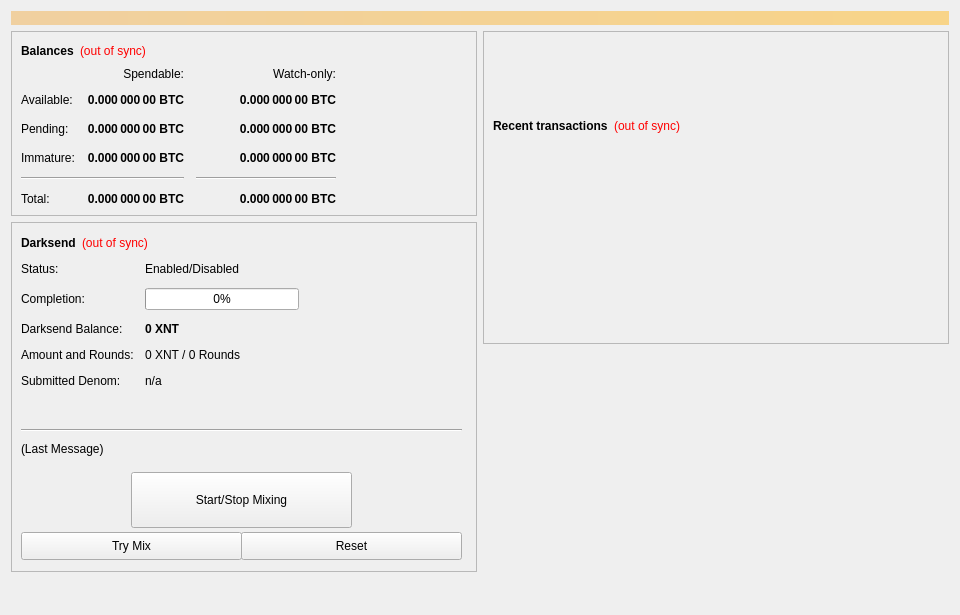
<?xml version="1.0" encoding="UTF-8"?>
<ui version="4.0">
 <class>OverviewPage</class>
 <widget class="QWidget" name="OverviewPage">
  <property name="geometry">
   <rect>
    <x>0</x>
    <y>0</y>
    <width>960</width>
    <height>615</height>
   </rect>
  </property>
  <property name="minimumSize">
   <size>
    <width>960</width>
    <height>0</height>
   </size>
  </property>
  <property name="windowTitle">
   <string>Form</string>
  </property>
  <layout class="QVBoxLayout" name="topLayout">
   <item>
    <widget class="QLabel" name="labelAlerts">
     <property name="visible">
      <bool>false</bool>
     </property>
     <property name="styleSheet">
      <string notr="true">background-color: qlineargradient(x1: 0, y1: 0, x2: 1, y2: 0, stop:0 #F0D0A0, stop:1 #F8D488); color:#000000;</string>
     </property>
     <property name="wordWrap">
      <bool>true</bool>
     </property>
     <property name="margin">
      <number>3</number>
     </property>
    </widget>
   </item>
   <item>
    <layout class="QHBoxLayout" name="horizontalLayout" stretch="1,1">
     <item>
      <layout class="QVBoxLayout" name="verticalLayout_2">
       <item>
        <widget class="QFrame" name="frame">
         <property name="frameShape">
          <enum>QFrame::StyledPanel</enum>
         </property>
         <property name="frameShadow">
          <enum>QFrame::Raised</enum>
         </property>
         <layout class="QVBoxLayout" name="verticalLayout_4">
          <item>
           <layout class="QHBoxLayout" name="horizontalLayout_4">
            <item>
             <widget class="QLabel" name="label_5">
              <property name="font">
               <font>
                <weight>75</weight>
                <bold>true</bold>
               </font>
              </property>
              <property name="text">
               <string>Balances</string>
              </property>
             </widget>
            </item>
            <item>
             <widget class="QLabel" name="labelWalletStatus">
              <property name="cursor">
               <cursorShape>WhatsThisCursor</cursorShape>
              </property>
              <property name="toolTip">
               <string>The displayed information may be out of date. Your wallet automatically synchronizes with the XNT network after a connection is established, but this process has not completed yet.</string>
              </property>
              <property name="styleSheet">
               <string notr="true">QLabel { color: red; }</string>
              </property>
              <property name="text">
               <string notr="true">(out of sync)</string>
              </property>
              <property name="alignment">
               <set>Qt::AlignLeading|Qt::AlignLeft|Qt::AlignVCenter</set>
              </property>
             </widget>
            </item>
            <item>
             <spacer name="horizontalSpacer_3">
              <property name="orientation">
               <enum>Qt::Horizontal</enum>
              </property>
              <property name="sizeHint" stdset="0">
               <size>
                <width>40</width>
                <height>20</height>
               </size>
              </property>
             </spacer>
            </item>
           </layout>
          </item>
          <item>
           <layout class="QGridLayout" name="gridLayout">
            <property name="spacing">
             <number>12</number>
            </property>
            <item row="2" column="2">
             <widget class="QLabel" name="labelWatchPending">
              <property name="font">
               <font>
                <weight>75</weight>
                <bold>true</bold>
               </font>
              </property>
              <property name="cursor">
               <cursorShape>IBeamCursor</cursorShape>
              </property>
              <property name="toolTip">
               <string>Unconfirmed transactions to watch-only addresses</string>
              </property>
              <property name="text">
               <string notr="true">0.000 000 00 BTC</string>
              </property>
              <property name="alignment">
               <set>Qt::AlignRight|Qt::AlignTrailing|Qt::AlignVCenter</set>
              </property>
              <property name="textInteractionFlags">
               <set>Qt::LinksAccessibleByMouse|Qt::TextSelectableByKeyboard|Qt::TextSelectableByMouse</set>
              </property>
             </widget>
            </item>
            <item row="2" column="1">
             <widget class="QLabel" name="labelUnconfirmed">
              <property name="font">
               <font>
                <weight>75</weight>
                <bold>true</bold>
               </font>
              </property>
              <property name="cursor">
               <cursorShape>IBeamCursor</cursorShape>
              </property>
              <property name="toolTip">
               <string>Total of transactions that have yet to be confirmed, and do not yet count toward the spendable balance</string>
              </property>
              <property name="text">
               <string notr="true">0.000 000 00 BTC</string>
              </property>
              <property name="alignment">
               <set>Qt::AlignRight|Qt::AlignTrailing|Qt::AlignVCenter</set>
              </property>
              <property name="textInteractionFlags">
               <set>Qt::LinksAccessibleByMouse|Qt::TextSelectableByKeyboard|Qt::TextSelectableByMouse</set>
              </property>
             </widget>
            </item>
            <item row="3" column="2">
             <widget class="QLabel" name="labelWatchImmature">
              <property name="font">
               <font>
                <weight>75</weight>
                <bold>true</bold>
               </font>
              </property>
              <property name="cursor">
               <cursorShape>IBeamCursor</cursorShape>
              </property>
              <property name="toolTip">
               <string>Staked or masternode rewards in watch-only addresses that has not yet matured</string>
              </property>
              <property name="text">
               <string notr="true">0.000 000 00 BTC</string>
              </property>
              <property name="alignment">
               <set>Qt::AlignRight|Qt::AlignTrailing|Qt::AlignVCenter</set>
              </property>
              <property name="textInteractionFlags">
               <set>Qt::LinksAccessibleByMouse|Qt::TextSelectableByKeyboard|Qt::TextSelectableByMouse</set>
              </property>
             </widget>
            </item>
            <item row="4" column="0" colspan="2">
             <widget class="Line" name="lineSpendableBalance">
              <property name="orientation">
               <enum>Qt::Horizontal</enum>
              </property>
             </widget>
            </item>
            <item row="4" column="2">
             <widget class="Line" name="lineWatchBalance">
              <property name="sizePolicy">
               <sizepolicy hsizetype="Preferred" vsizetype="Fixed">
                <horstretch>0</horstretch>
                <verstretch>0</verstretch>
               </sizepolicy>
              </property>
              <property name="minimumSize">
               <size>
                <width>140</width>
                <height>0</height>
               </size>
              </property>
              <property name="orientation">
               <enum>Qt::Horizontal</enum>
              </property>
             </widget>
            </item>
            <item row="5" column="0">
             <widget class="QLabel" name="labelTotalText">
              <property name="text">
               <string>Total:</string>
              </property>
             </widget>
            </item>
            <item row="3" column="1">
             <widget class="QLabel" name="labelImmature">
              <property name="font">
               <font>
                <weight>75</weight>
                <bold>true</bold>
               </font>
              </property>
              <property name="cursor">
               <cursorShape>IBeamCursor</cursorShape>
              </property>
              <property name="toolTip">
               <string>Staked or masternode rewards that has not yet matured</string>
              </property>
              <property name="text">
               <string notr="true">0.000 000 00 BTC</string>
              </property>
              <property name="alignment">
               <set>Qt::AlignRight|Qt::AlignTrailing|Qt::AlignVCenter</set>
              </property>
              <property name="textInteractionFlags">
               <set>Qt::LinksAccessibleByMouse|Qt::TextSelectableByKeyboard|Qt::TextSelectableByMouse</set>
              </property>
             </widget>
            </item>
            <item row="2" column="3">
             <spacer name="horizontalSpacer_2">
              <property name="orientation">
               <enum>Qt::Horizontal</enum>
              </property>
              <property name="sizeHint" stdset="0">
               <size>
                <width>40</width>
                <height>20</height>
               </size>
              </property>
             </spacer>
            </item>
            <item row="3" column="0">
             <widget class="QLabel" name="labelImmatureText">
              <property name="text">
               <string>Immature:</string>
              </property>
             </widget>
            </item>
            <item row="5" column="1">
             <widget class="QLabel" name="labelTotal">
              <property name="font">
               <font>
                <weight>75</weight>
                <bold>true</bold>
               </font>
              </property>
              <property name="cursor">
               <cursorShape>IBeamCursor</cursorShape>
              </property>
              <property name="toolTip">
               <string>Your current total balance</string>
              </property>
              <property name="text">
               <string notr="true">0.000 000 00 BTC</string>
              </property>
              <property name="alignment">
               <set>Qt::AlignRight|Qt::AlignTrailing|Qt::AlignVCenter</set>
              </property>
              <property name="textInteractionFlags">
               <set>Qt::LinksAccessibleByMouse|Qt::TextSelectableByKeyboard|Qt::TextSelectableByMouse</set>
              </property>
             </widget>
            </item>
            <item row="5" column="2">
             <widget class="QLabel" name="labelWatchTotal">
              <property name="font">
               <font>
                <weight>75</weight>
                <bold>true</bold>
               </font>
              </property>
              <property name="cursor">
               <cursorShape>IBeamCursor</cursorShape>
              </property>
              <property name="toolTip">
               <string>Current total balance in watch-only addresses</string>
              </property>
              <property name="text">
               <string notr="true">0.000 000 00 BTC</string>
              </property>
              <property name="alignment">
               <set>Qt::AlignRight|Qt::AlignTrailing|Qt::AlignVCenter</set>
              </property>
              <property name="textInteractionFlags">
               <set>Qt::LinksAccessibleByMouse|Qt::TextSelectableByKeyboard|Qt::TextSelectableByMouse</set>
              </property>
             </widget>
            </item>
            <item row="0" column="2">
             <widget class="QLabel" name="labelWatchonly">
              <property name="text">
               <string>Watch-only:</string>
              </property>
              <property name="alignment">
               <set>Qt::AlignRight|Qt::AlignTrailing|Qt::AlignVCenter</set>
              </property>
             </widget>
            </item>
            <item row="1" column="0">
             <widget class="QLabel" name="labelBalanceText">
              <property name="text">
               <string>Available:</string>
              </property>
             </widget>
            </item>
            <item row="1" column="1">
             <widget class="QLabel" name="labelBalance">
              <property name="font">
               <font>
                <weight>75</weight>
                <bold>true</bold>
               </font>
              </property>
              <property name="cursor">
               <cursorShape>IBeamCursor</cursorShape>
              </property>
              <property name="toolTip">
               <string>Your current spendable balance</string>
              </property>
              <property name="text">
               <string notr="true">0.000 000 00 BTC</string>
              </property>
              <property name="alignment">
               <set>Qt::AlignRight|Qt::AlignTrailing|Qt::AlignVCenter</set>
              </property>
              <property name="textInteractionFlags">
               <set>Qt::LinksAccessibleByMouse|Qt::TextSelectableByKeyboard|Qt::TextSelectableByMouse</set>
              </property>
             </widget>
            </item>
            <item row="1" column="2">
             <widget class="QLabel" name="labelWatchAvailable">
              <property name="font">
               <font>
                <weight>75</weight>
                <bold>true</bold>
               </font>
              </property>
              <property name="cursor">
               <cursorShape>IBeamCursor</cursorShape>
              </property>
              <property name="toolTip">
               <string>Your current balance in watch-only addresses</string>
              </property>
              <property name="text">
               <string notr="true">0.000 000 00 BTC</string>
              </property>
              <property name="alignment">
               <set>Qt::AlignRight|Qt::AlignTrailing|Qt::AlignVCenter</set>
              </property>
              <property name="textInteractionFlags">
               <set>Qt::LinksAccessibleByMouse|Qt::TextSelectableByKeyboard|Qt::TextSelectableByMouse</set>
              </property>
             </widget>
            </item>
            <item row="2" column="0">
             <widget class="QLabel" name="labelPendingText">
              <property name="text">
               <string>Pending:</string>
              </property>
             </widget>
            </item>
            <item row="0" column="1">
             <widget class="QLabel" name="labelSpendable">
              <property name="text">
               <string>Spendable:</string>
              </property>
              <property name="alignment">
               <set>Qt::AlignRight|Qt::AlignTrailing|Qt::AlignVCenter</set>
              </property>
             </widget>
            </item>
           </layout>
          </item>
         </layout>
        </widget>
       </item>
       <item>
        <widget class="QFrame" name="frameDarksend">
         <property name="minimumSize">
          <size>
           <width>0</width>
           <height>350</height>
          </size>
         </property>
         <property name="layoutDirection">
          <enum>Qt::LeftToRight</enum>
         </property>
         <property name="frameShape">
          <enum>QFrame::StyledPanel</enum>
         </property>
         <property name="frameShadow">
          <enum>QFrame::Raised</enum>
         </property>
         <widget class="QWidget" name="formLayoutWidget">
          <property name="geometry">
           <rect>
            <x>10</x>
            <y>40</y>
            <width>451</width>
            <height>161</height>
           </rect>
          </property>
          <layout class="QFormLayout" name="formLayout">
           <property name="fieldGrowthPolicy">
            <enum>QFormLayout::AllNonFixedFieldsGrow</enum>
           </property>
           <property name="horizontalSpacing">
            <number>11</number>
           </property>
           <property name="verticalSpacing">
            <number>12</number>
           </property>
           <item row="0" column="0">
            <widget class="QLabel" name="label_6">
             <property name="text">
              <string>Status:</string>
             </property>
            </widget>
           </item>
           <item row="1" column="0">
            <widget class="QLabel" name="label_7">
             <property name="text">
              <string>Completion:</string>
             </property>
            </widget>
           </item>
           <item row="1" column="1">
            <widget class="QProgressBar" name="DarksendProgress">
             <property name="maximumSize">
              <size>
               <width>154</width>
               <height>16777215</height>
              </size>
             </property>
             <property name="value">
              <number>0</number>
             </property>
            </widget>
           </item>
           <item row="2" column="0">
            <widget class="QLabel" name="labelAnonymizedText">
             <property name="text">
              <string>Darksend Balance:</string>
             </property>
            </widget>
           </item>
           <item row="2" column="1">
            <widget class="QLabel" name="labelAnonymized">
             <property name="font">
              <font>
               <weight>75</weight>
               <bold>true</bold>
              </font>
             </property>
             <property name="text">
              <string notr="true">0 XNT</string>
             </property>
            </widget>
           </item>
           <item row="3" column="0">
            <widget class="QLabel" name="label_8">
             <property name="text">
              <string>Amount and Rounds:</string>
             </property>
            </widget>
           </item>
           <item row="3" column="1">
            <widget class="QLabel" name="labelAmountRounds">
             <property name="text">
              <string>0 XNT / 0 Rounds</string>
             </property>
            </widget>
           </item>
           <item row="4" column="0">
            <widget class="QLabel" name="label_9">
             <property name="text">
              <string>Submitted Denom:</string>
             </property>
            </widget>
           </item>
           <item row="4" column="1">
            <widget class="QLabel" name="labelSubmittedDenom">
             <property name="toolTip">
              <string>The denominations you submitted to the Masternode.&lt;br&gt;To mix, other users must submit the exact same denominations.</string>
             </property>
             <property name="text">
              <string>n/a</string>
             </property>
            </widget>
           </item>
           <item row="0" column="1">
            <widget class="QLabel" name="DarksendEnabled">
             <property name="text">
              <string>Enabled/Disabled</string>
             </property>
            </widget>
           </item>
          </layout>
         </widget>
         <widget class="QPushButton" name="runAutoDenom">
          <property name="geometry">
           <rect>
            <x>251</x>
            <y>17</y>
            <width>1</width>
            <height>1</height>
           </rect>
          </property>
          <property name="palette">
           <palette>
            <active>
             <colorrole role="WindowText">
              <brush brushstyle="SolidPattern">
               <color alpha="255">
                <red>0</red>
                <green>0</green>
                <blue>0</blue>
               </color>
              </brush>
             </colorrole>
             <colorrole role="Button">
              <brush brushstyle="SolidPattern">
               <color alpha="255">
                <red>239</red>
                <green>238</green>
                <blue>238</blue>
               </color>
              </brush>
             </colorrole>
             <colorrole role="Light">
              <brush brushstyle="SolidPattern">
               <color alpha="255">
                <red>255</red>
                <green>255</green>
                <blue>255</blue>
               </color>
              </brush>
             </colorrole>
             <colorrole role="Midlight">
              <brush brushstyle="SolidPattern">
               <color alpha="255">
                <red>247</red>
                <green>246</green>
                <blue>246</blue>
               </color>
              </brush>
             </colorrole>
             <colorrole role="Dark">
              <brush brushstyle="SolidPattern">
               <color alpha="255">
                <red>119</red>
                <green>119</green>
                <blue>119</blue>
               </color>
              </brush>
             </colorrole>
             <colorrole role="Mid">
              <brush brushstyle="SolidPattern">
               <color alpha="255">
                <red>159</red>
                <green>159</green>
                <blue>159</blue>
               </color>
              </brush>
             </colorrole>
             <colorrole role="Text">
              <brush brushstyle="SolidPattern">
               <color alpha="255">
                <red>0</red>
                <green>0</green>
                <blue>0</blue>
               </color>
              </brush>
             </colorrole>
             <colorrole role="BrightText">
              <brush brushstyle="SolidPattern">
               <color alpha="255">
                <red>255</red>
                <green>255</green>
                <blue>255</blue>
               </color>
              </brush>
             </colorrole>
             <colorrole role="ButtonText">
              <brush brushstyle="SolidPattern">
               <color alpha="255">
                <red>0</red>
                <green>0</green>
                <blue>0</blue>
               </color>
              </brush>
             </colorrole>
             <colorrole role="Base">
              <brush brushstyle="SolidPattern">
               <color alpha="255">
                <red>255</red>
                <green>255</green>
                <blue>255</blue>
               </color>
              </brush>
             </colorrole>
             <colorrole role="Window">
              <brush brushstyle="SolidPattern">
               <color alpha="255">
                <red>239</red>
                <green>238</green>
                <blue>238</blue>
               </color>
              </brush>
             </colorrole>
             <colorrole role="Shadow">
              <brush brushstyle="SolidPattern">
               <color alpha="255">
                <red>0</red>
                <green>0</green>
                <blue>0</blue>
               </color>
              </brush>
             </colorrole>
             <colorrole role="AlternateBase">
              <brush brushstyle="SolidPattern">
               <color alpha="255">
                <red>247</red>
                <green>246</green>
                <blue>246</blue>
               </color>
              </brush>
             </colorrole>
             <colorrole role="ToolTipBase">
              <brush brushstyle="SolidPattern">
               <color alpha="255">
                <red>255</red>
                <green>255</green>
                <blue>220</blue>
               </color>
              </brush>
             </colorrole>
             <colorrole role="ToolTipText">
              <brush brushstyle="SolidPattern">
               <color alpha="255">
                <red>0</red>
                <green>0</green>
                <blue>0</blue>
               </color>
              </brush>
             </colorrole>
            </active>
            <inactive>
             <colorrole role="WindowText">
              <brush brushstyle="SolidPattern">
               <color alpha="255">
                <red>0</red>
                <green>0</green>
                <blue>0</blue>
               </color>
              </brush>
             </colorrole>
             <colorrole role="Button">
              <brush brushstyle="SolidPattern">
               <color alpha="255">
                <red>239</red>
                <green>238</green>
                <blue>238</blue>
               </color>
              </brush>
             </colorrole>
             <colorrole role="Light">
              <brush brushstyle="SolidPattern">
               <color alpha="255">
                <red>255</red>
                <green>255</green>
                <blue>255</blue>
               </color>
              </brush>
             </colorrole>
             <colorrole role="Midlight">
              <brush brushstyle="SolidPattern">
               <color alpha="255">
                <red>247</red>
                <green>246</green>
                <blue>246</blue>
               </color>
              </brush>
             </colorrole>
             <colorrole role="Dark">
              <brush brushstyle="SolidPattern">
               <color alpha="255">
                <red>119</red>
                <green>119</green>
                <blue>119</blue>
               </color>
              </brush>
             </colorrole>
             <colorrole role="Mid">
              <brush brushstyle="SolidPattern">
               <color alpha="255">
                <red>159</red>
                <green>159</green>
                <blue>159</blue>
               </color>
              </brush>
             </colorrole>
             <colorrole role="Text">
              <brush brushstyle="SolidPattern">
               <color alpha="255">
                <red>0</red>
                <green>0</green>
                <blue>0</blue>
               </color>
              </brush>
             </colorrole>
             <colorrole role="BrightText">
              <brush brushstyle="SolidPattern">
               <color alpha="255">
                <red>255</red>
                <green>255</green>
                <blue>255</blue>
               </color>
              </brush>
             </colorrole>
             <colorrole role="ButtonText">
              <brush brushstyle="SolidPattern">
               <color alpha="255">
                <red>0</red>
                <green>0</green>
                <blue>0</blue>
               </color>
              </brush>
             </colorrole>
             <colorrole role="Base">
              <brush brushstyle="SolidPattern">
               <color alpha="255">
                <red>255</red>
                <green>255</green>
                <blue>255</blue>
               </color>
              </brush>
             </colorrole>
             <colorrole role="Window">
              <brush brushstyle="SolidPattern">
               <color alpha="255">
                <red>239</red>
                <green>238</green>
                <blue>238</blue>
               </color>
              </brush>
             </colorrole>
             <colorrole role="Shadow">
              <brush brushstyle="SolidPattern">
               <color alpha="255">
                <red>0</red>
                <green>0</green>
                <blue>0</blue>
               </color>
              </brush>
             </colorrole>
             <colorrole role="AlternateBase">
              <brush brushstyle="SolidPattern">
               <color alpha="255">
                <red>247</red>
                <green>246</green>
                <blue>246</blue>
               </color>
              </brush>
             </colorrole>
             <colorrole role="ToolTipBase">
              <brush brushstyle="SolidPattern">
               <color alpha="255">
                <red>255</red>
                <green>255</green>
                <blue>220</blue>
               </color>
              </brush>
             </colorrole>
             <colorrole role="ToolTipText">
              <brush brushstyle="SolidPattern">
               <color alpha="255">
                <red>0</red>
                <green>0</green>
                <blue>0</blue>
               </color>
              </brush>
             </colorrole>
            </inactive>
            <disabled>
             <colorrole role="WindowText">
              <brush brushstyle="SolidPattern">
               <color alpha="255">
                <red>119</red>
                <green>119</green>
                <blue>119</blue>
               </color>
              </brush>
             </colorrole>
             <colorrole role="Button">
              <brush brushstyle="SolidPattern">
               <color alpha="255">
                <red>239</red>
                <green>238</green>
                <blue>238</blue>
               </color>
              </brush>
             </colorrole>
             <colorrole role="Light">
              <brush brushstyle="SolidPattern">
               <color alpha="255">
                <red>255</red>
                <green>255</green>
                <blue>255</blue>
               </color>
              </brush>
             </colorrole>
             <colorrole role="Midlight">
              <brush brushstyle="SolidPattern">
               <color alpha="255">
                <red>247</red>
                <green>246</green>
                <blue>246</blue>
               </color>
              </brush>
             </colorrole>
             <colorrole role="Dark">
              <brush brushstyle="SolidPattern">
               <color alpha="255">
                <red>119</red>
                <green>119</green>
                <blue>119</blue>
               </color>
              </brush>
             </colorrole>
             <colorrole role="Mid">
              <brush brushstyle="SolidPattern">
               <color alpha="255">
                <red>159</red>
                <green>159</green>
                <blue>159</blue>
               </color>
              </brush>
             </colorrole>
             <colorrole role="Text">
              <brush brushstyle="SolidPattern">
               <color alpha="255">
                <red>119</red>
                <green>119</green>
                <blue>119</blue>
               </color>
              </brush>
             </colorrole>
             <colorrole role="BrightText">
              <brush brushstyle="SolidPattern">
               <color alpha="255">
                <red>255</red>
                <green>255</green>
                <blue>255</blue>
               </color>
              </brush>
             </colorrole>
             <colorrole role="ButtonText">
              <brush brushstyle="SolidPattern">
               <color alpha="255">
                <red>119</red>
                <green>119</green>
                <blue>119</blue>
               </color>
              </brush>
             </colorrole>
             <colorrole role="Base">
              <brush brushstyle="SolidPattern">
               <color alpha="255">
                <red>239</red>
                <green>238</green>
                <blue>238</blue>
               </color>
              </brush>
             </colorrole>
             <colorrole role="Window">
              <brush brushstyle="SolidPattern">
               <color alpha="255">
                <red>239</red>
                <green>238</green>
                <blue>238</blue>
               </color>
              </brush>
             </colorrole>
             <colorrole role="Shadow">
              <brush brushstyle="SolidPattern">
               <color alpha="255">
                <red>0</red>
                <green>0</green>
                <blue>0</blue>
               </color>
              </brush>
             </colorrole>
             <colorrole role="AlternateBase">
              <brush brushstyle="SolidPattern">
               <color alpha="255">
                <red>239</red>
                <green>238</green>
                <blue>238</blue>
               </color>
              </brush>
             </colorrole>
             <colorrole role="ToolTipBase">
              <brush brushstyle="SolidPattern">
               <color alpha="255">
                <red>255</red>
                <green>255</green>
                <blue>220</blue>
               </color>
              </brush>
             </colorrole>
             <colorrole role="ToolTipText">
              <brush brushstyle="SolidPattern">
               <color alpha="255">
                <red>0</red>
                <green>0</green>
                <blue>0</blue>
               </color>
              </brush>
             </colorrole>
            </disabled>
           </palette>
          </property>
          <property name="focusPolicy">
           <enum>Qt::NoFocus</enum>
          </property>
          <property name="autoFillBackground">
           <bool>true</bool>
          </property>
          <property name="text">
           <string/>
          </property>
          <property name="flat">
           <bool>true</bool>
          </property>
         </widget>
         <widget class="QPushButton" name="toggleDarksend">
          <property name="geometry">
           <rect>
            <x>120</x>
            <y>250</y>
            <width>221</width>
            <height>56</height>
           </rect>
          </property>
          <property name="sizePolicy">
           <sizepolicy hsizetype="MinimumExpanding" vsizetype="Fixed">
            <horstretch>0</horstretch>
            <verstretch>0</verstretch>
           </sizepolicy>
          </property>
          <property name="text">
           <string>Start/Stop Mixing</string>
          </property>
         </widget>
         <widget class="Line" name="lineLastMessage">
          <property name="geometry">
           <rect>
            <x>10</x>
            <y>200</y>
            <width>441</width>
            <height>16</height>
           </rect>
          </property>
          <property name="orientation">
           <enum>Qt::Horizontal</enum>
          </property>
         </widget>
         <widget class="QLabel" name="DarksendStatus">
          <property name="geometry">
           <rect>
            <x>10</x>
            <y>220</y>
            <width>451</width>
            <height>61</height>
           </rect>
          </property>
          <property name="minimumSize">
           <size>
            <width>288</width>
            <height>43</height>
           </size>
          </property>
          <property name="text">
           <string>(Last Message)</string>
          </property>
          <property name="alignment">
           <set>Qt::AlignLeading|Qt::AlignLeft|Qt::AlignTop</set>
          </property>
          <property name="wordWrap">
           <bool>true</bool>
          </property>
         </widget>
         <widget class="QPushButton" name="DarksendAuto">
          <property name="geometry">
           <rect>
            <x>10</x>
            <y>310</y>
            <width>221</width>
            <height>28</height>
           </rect>
          </property>
          <property name="sizePolicy">
           <sizepolicy hsizetype="MinimumExpanding" vsizetype="Fixed">
            <horstretch>0</horstretch>
            <verstretch>0</verstretch>
           </sizepolicy>
          </property>
          <property name="toolTip">
           <string>Try to manually submit a Darksend request.</string>
          </property>
          <property name="text">
           <string>Try Mix</string>
          </property>
         </widget>
         <widget class="QPushButton" name="DarksendReset">
          <property name="geometry">
           <rect>
            <x>230</x>
            <y>310</y>
            <width>221</width>
            <height>28</height>
           </rect>
          </property>
          <property name="sizePolicy">
           <sizepolicy hsizetype="MinimumExpanding" vsizetype="Fixed">
            <horstretch>0</horstretch>
            <verstretch>0</verstretch>
           </sizepolicy>
          </property>
          <property name="toolTip">
           <string>Reset the current status of Darksend (can interrupt Darksend if it's in the process of Mixing, which can cost you money!)</string>
          </property>
          <property name="autoFillBackground">
           <bool>false</bool>
          </property>
          <property name="text">
           <string>Reset</string>
          </property>
         </widget>
         <widget class="QWidget" name="layoutWidget">
          <property name="geometry">
           <rect>
            <x>10</x>
            <y>10</y>
            <width>431</width>
            <height>22</height>
           </rect>
          </property>
          <layout class="QHBoxLayout" name="horizontalLayout_5">
           <item>
            <widget class="QLabel" name="label_2">
             <property name="font">
              <font>
               <weight>75</weight>
               <bold>true</bold>
              </font>
             </property>
             <property name="text">
              <string>Darksend</string>
             </property>
            </widget>
           </item>
           <item>
            <widget class="QLabel" name="labelDarksendSyncStatus">
             <property name="toolTip">
              <string>The displayed information may be out of date. Your wallet automatically synchronizes with the XNT network after a connection is established, but this process has not completed yet.</string>
             </property>
             <property name="styleSheet">
              <string notr="true">QLabel { color: red; }</string>
             </property>
             <property name="text">
              <string notr="true">(out of sync)</string>
             </property>
             <property name="alignment">
              <set>Qt::AlignLeading|Qt::AlignLeft|Qt::AlignVCenter</set>
             </property>
            </widget>
           </item>
           <item>
            <spacer name="horizontalSpacer_4">
             <property name="orientation">
              <enum>Qt::Horizontal</enum>
             </property>
             <property name="sizeHint" stdset="0">
              <size>
               <width>40</width>
               <height>20</height>
              </size>
             </property>
            </spacer>
           </item>
          </layout>
         </widget>
        </widget>
       </item>
       <item>
        <spacer name="verticalSpacer">
         <property name="orientation">
          <enum>Qt::Vertical</enum>
         </property>
         <property name="sizeHint" stdset="0">
          <size>
           <width>20</width>
           <height>40</height>
          </size>
         </property>
        </spacer>
       </item>
      </layout>
     </item>
     <item>
      <layout class="QVBoxLayout" name="verticalLayout_3">
       <item>
        <widget class="QFrame" name="frame_2">
         <property name="frameShape">
          <enum>QFrame::StyledPanel</enum>
         </property>
         <property name="frameShadow">
          <enum>QFrame::Raised</enum>
         </property>
         <layout class="QVBoxLayout" name="verticalLayout">
          <item>
           <spacer name="verticalSpacer_3">
            <property name="orientation">
             <enum>Qt::Vertical</enum>
            </property>
            <property name="sizeType">
             <enum>QSizePolicy::Fixed</enum>
            </property>
            <property name="sizeHint" stdset="0">
             <size>
              <width>20</width>
              <height>75</height>
             </size>
            </property>
           </spacer>
          </item>
          <item>
           <layout class="QHBoxLayout" name="horizontalLayout_2">
            <item>
             <widget class="QLabel" name="label_4">
              <property name="font">
               <font>
                <weight>75</weight>
                <bold>true</bold>
               </font>
              </property>
              <property name="text">
               <string>Recent transactions</string>
              </property>
             </widget>
            </item>
            <item>
             <widget class="QLabel" name="labelTransactionsStatus">
              <property name="cursor">
               <cursorShape>WhatsThisCursor</cursorShape>
              </property>
              <property name="toolTip">
               <string>The displayed information may be out of date. Your wallet automatically synchronizes with the XNT network after a connection is established, but this process has not completed yet.</string>
              </property>
              <property name="styleSheet">
               <string notr="true">QLabel { color: red; }</string>
              </property>
              <property name="text">
               <string notr="true">(out of sync)</string>
              </property>
              <property name="alignment">
               <set>Qt::AlignRight|Qt::AlignTrailing|Qt::AlignVCenter</set>
              </property>
             </widget>
            </item>
            <item>
             <spacer name="horizontalSpacer">
              <property name="orientation">
               <enum>Qt::Horizontal</enum>
              </property>
              <property name="sizeHint" stdset="0">
               <size>
                <width>40</width>
                <height>20</height>
               </size>
              </property>
             </spacer>
            </item>
           </layout>
          </item>
          <item>
           <widget class="QListView" name="listTransactions">
            <property name="styleSheet">
             <string notr="true">QListView { background: transparent; }</string>
            </property>
            <property name="frameShape">
             <enum>QFrame::NoFrame</enum>
            </property>
            <property name="verticalScrollBarPolicy">
             <enum>Qt::ScrollBarAlwaysOff</enum>
            </property>
            <property name="horizontalScrollBarPolicy">
             <enum>Qt::ScrollBarAlwaysOff</enum>
            </property>
            <property name="selectionMode">
             <enum>QAbstractItemView::NoSelection</enum>
            </property>
           </widget>
          </item>
         </layout>
        </widget>
       </item>
       <item>
        <spacer name="verticalSpacer_2">
         <property name="orientation">
          <enum>Qt::Vertical</enum>
         </property>
         <property name="sizeType">
          <enum>QSizePolicy::Expanding</enum>
         </property>
         <property name="sizeHint" stdset="0">
          <size>
           <width>20</width>
           <height>40</height>
          </size>
         </property>
        </spacer>
       </item>
      </layout>
     </item>
    </layout>
   </item>
  </layout>
 </widget>
 <resources/>
 <connections/>
</ui>
